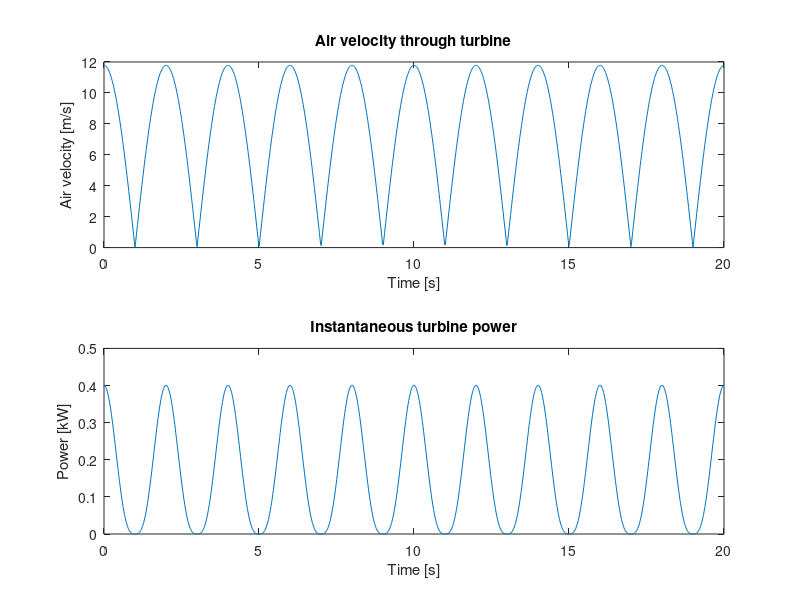
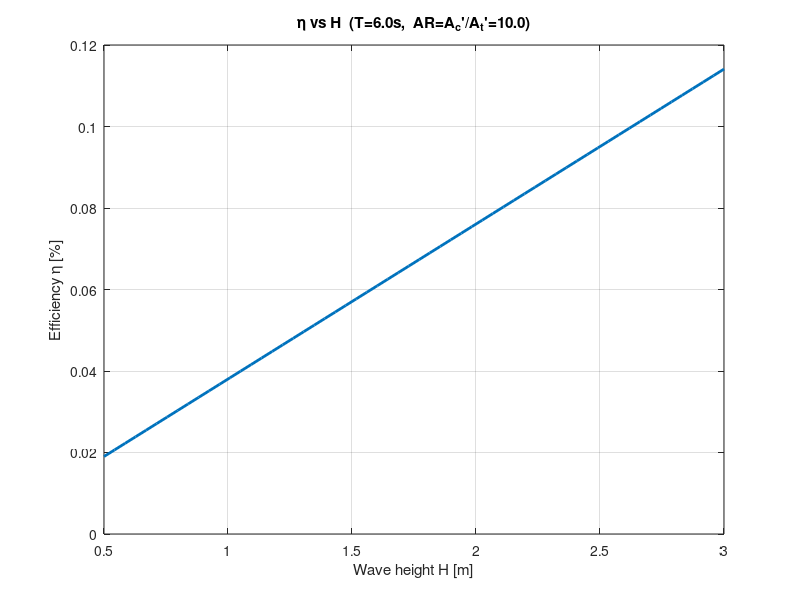
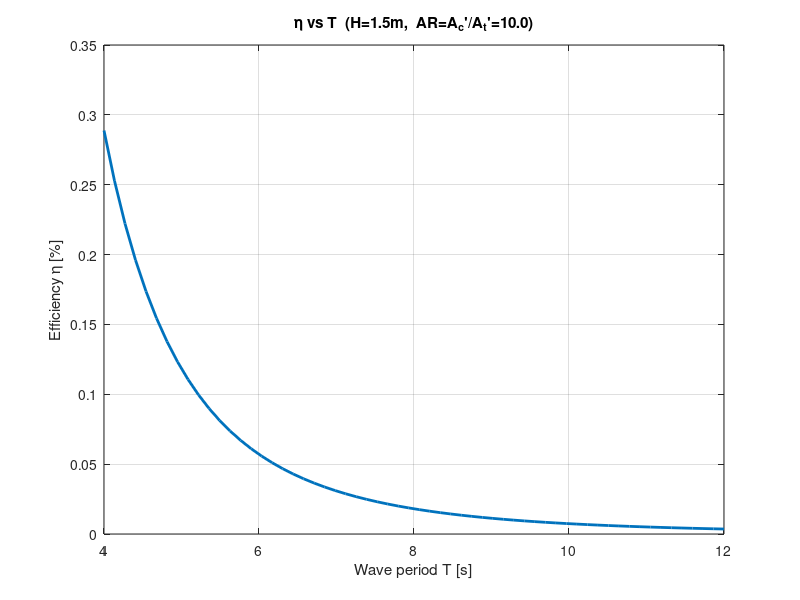
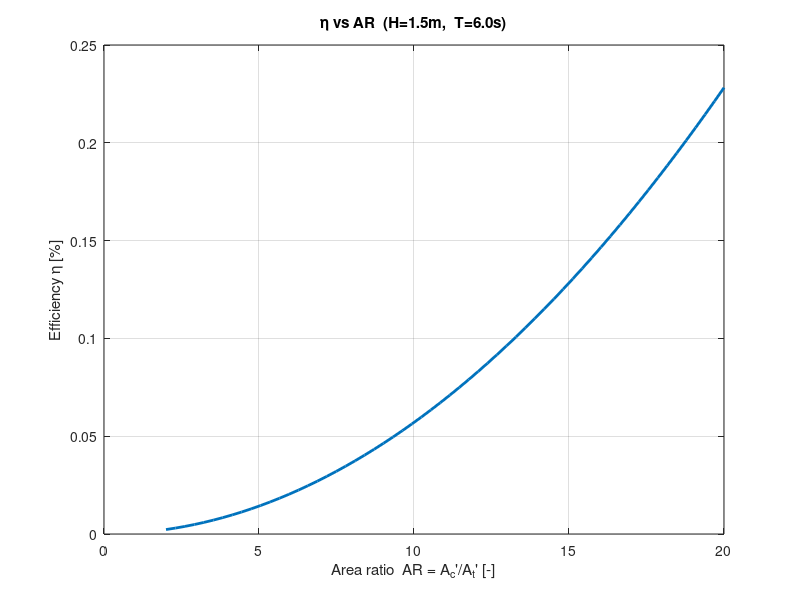

The MATLAB source for these figures, in order:
% ==========================================
% Simple OWC model
% ==========================================

clear; clc; close all;

% --- INPUT PARAMETERS ---
rho_w = 1025;           % Water density [kg/m^3]
rho_a = 1.225;          % Air density [kg/m^3]
g = 9.81;               % Gravity [m/s^2]

%Waves
H = 1.5;                % Wave height [m]
T = 4;                  % Wave period [s]

%Chamber and turbine parameters
Ac_p = 10;                % Chamber cross-section area [m]normalized by 1 meter of 
At_p = 1;                 % Turbine area [m]
Cp = 0.4;               % Power coefficient (typical Wells turbine)


t = linspace(0, 5*T, 1000);  % Simulate 3 wave periods

% --- WAVE CHARACTERISTICS ---
a = H/2;                % Amplitude [m]
omega = 2*pi/T;         % Angular frequency [rad/s]

% --- WATER SURFACE VELOCITY (sinusoidal) ---
v_w = abs(a * omega * cos(omega * t));

% --- AIR VELOCITY through turbine (From mass balance) ---
v_a = v_w * (Ac_p/At_p);

% --- INSTANTANEOUS TURBINE POWER ---
P_turb = 0.5 * rho_a * At_p * Cp .* (v_a).^3;   % [W]

% --- MEAN POWER over one period ---
P_mean = mean(P_turb);
fprintf('Mean turbine power = %.2f W\n', P_mean);

% --- WAVE POWER per meter of crest width (theoretical) ---
P_wave = (rho_w * g^2 * H^2 * T) / (32 * pi);   % [W/m]
fprintf('Theoritical wave power = %.2f W\n', P_wave)

% --- ESTIMATED EFFICIENCY (dimensionless) ---
eta = (P_mean / (P_wave * At_p))*100;   % efficiency in percentage
fprintf('Approx. OWC efficiency = %.3f\n', eta);

% --- PLOTS ---
figure;
subplot(2,1,1)
plot(t, v_a)
xlabel('Time [s]'); ylabel('Air velocity [m/s]');
title('Air velocity through turbine');

subplot(2,1,2)
plot(t, P_turb/1000)
xlabel('Time [s]'); ylabel('Power [kW]');
title('Instantaneous turbine power');


%% #################################################
% Simple OWC efficiency sweeps (per meter of crest)
clear; clc; close all;

%% Constants (edit as needed)
rho_w = 1025;      % water density [kg/m^3]
rho_a = 1.225;     % air density [kg/m^3]
g     = 9.81;      % gravity [m/s^2]
Cp    = 0.4;       % Wells turbine power coefficient (simplified constant)
Ac_p  = 1.5;       % chamber area per meter of crest [m]  (A_c')

%% Efficiency function per meter (dimensionless)
% eta_pm(H,T,AR) with AR = A_c'/A_t'
eta_pm = @(H,T,AR) ...
    ( 0.5*rho_a*Cp*Ac_p*(4/(3*pi)) .* ((H/2).*2*pi./T).^3 .* (AR.^2) ) ...
  ./ ( (rho_w*g^2.*H.^2.*T)/(32*pi) );

%% 1D sweeps (pick fixed values)
T_fix  = 6;                 % s
H_fix  = 1.5;               % m
AR_fix = 10;                % A_c'/A_t' (dimensionless)

% Ranges
H_vec  = linspace(0.5, 3.0, 60);
T_vec  = linspace(4, 12, 60);
AR_vec = linspace(2, 20, 60);

% Compute
eta_H  = eta_pm(H_vec, T_fix, AR_fix);
eta_T  = eta_pm(H_fix, T_vec, AR_fix);
eta_AR = eta_pm(H_fix, T_fix, AR_vec);

%% Plots: 1D sweeps
figure; plot(H_vec, 100*eta_H, 'LineWidth', 2); grid on;
xlabel('Wave height H [m]'); ylabel('Efficiency \eta [%]');
title(sprintf('\\eta vs H  (T=%.1fs,  AR=A_c''/A_t''=%.1f)', T_fix, AR_fix));

figure; plot(T_vec, 100*eta_T, 'LineWidth', 2); grid on;
xlabel('Wave period T [s]'); ylabel('Efficiency \eta [%]');
title(sprintf('\\eta vs T  (H=%.1fm,  AR=A_c''/A_t''=%.1f)', H_fix, AR_fix));

figure; plot(AR_vec, 100*eta_AR, 'LineWidth', 2); grid on;
xlabel('Area ratio  AR = A_c''/A_t'' [-]'); ylabel('Efficiency \eta [%]');
title(sprintf('\\eta vs AR  (H=%.1fm,  T=%.1fs)', H_fix, T_fix));